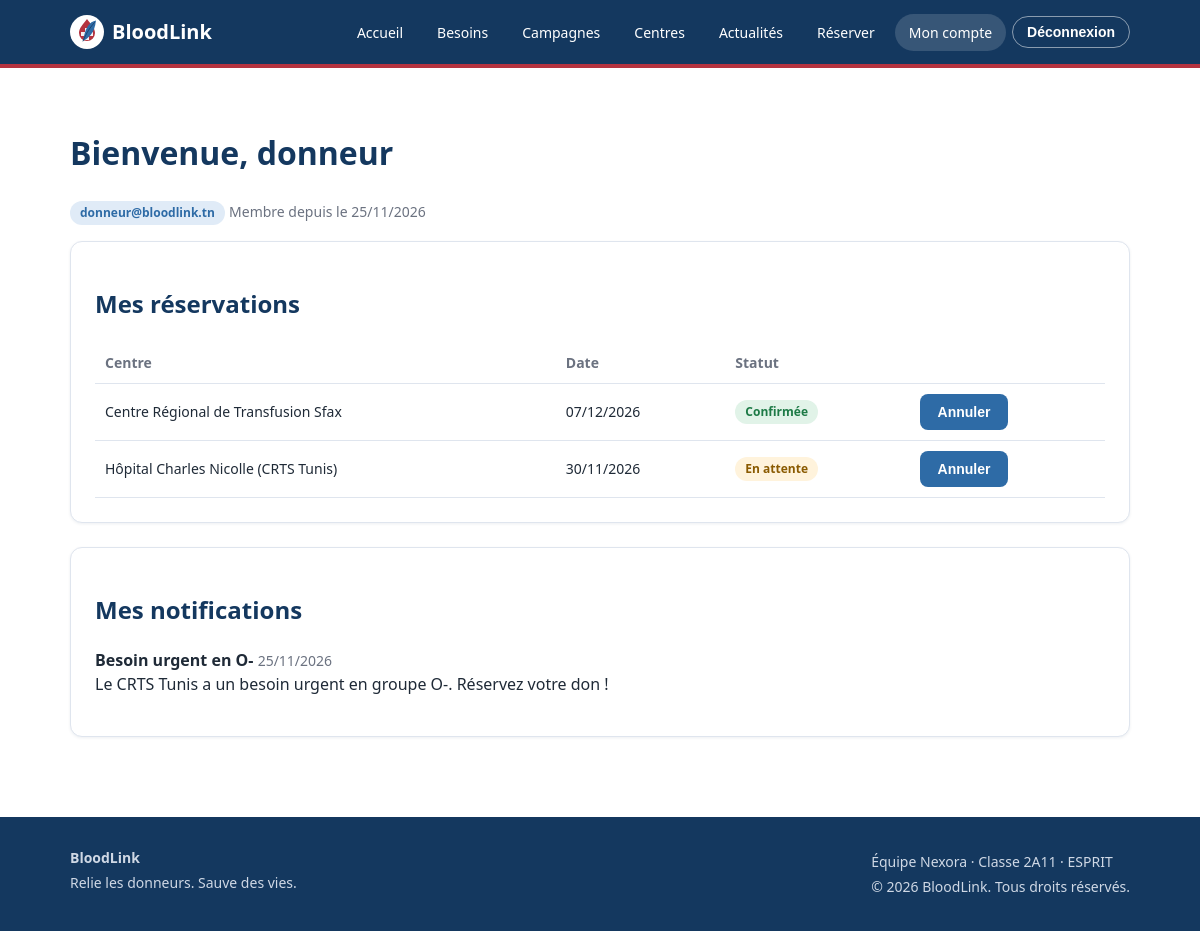
The page /index.php?page=dashboard (signed in) on the database its author committed.
### tables this page shows
CREATE TABLE IF NOT EXISTS users (
    id INT AUTO_INCREMENT PRIMARY KEY,
    username VARCHAR(50) NOT NULL UNIQUE,
    email VARCHAR(150) NOT NULL UNIQUE,
    password VARCHAR(255) NOT NULL,
    role ENUM('user', 'centre', 'admin') NOT NULL DEFAULT 'user',
    centre_id INT NULL,
    created_at TIMESTAMP DEFAULT CURRENT_TIMESTAMP,
    CONSTRAINT fk_users_centre FOREIGN KEY (centre_id) REFERENCES centres(id) ON DELETE SET NULL
);

CREATE TABLE IF NOT EXISTS reservations (
    id INT AUTO_INCREMENT PRIMARY KEY,
    user_id INT NOT NULL,
    centre_id INT NOT NULL,
    donation_date DATE NOT NULL,
    status ENUM('pending','confirmed','refused','cancelled','done') NOT NULL DEFAULT 'pending',
    created_at TIMESTAMP DEFAULT CURRENT_TIMESTAMP,
    CONSTRAINT fk_resa_user FOREIGN KEY (user_id) REFERENCES users(id) ON DELETE CASCADE,
    CONSTRAINT fk_resa_centre FOREIGN KEY (centre_id) REFERENCES centres(id) ON DELETE CASCADE
);

CREATE TABLE IF NOT EXISTS centres (
    id INT AUTO_INCREMENT PRIMARY KEY,
    name VARCHAR(120) NOT NULL UNIQUE,
    address VARCHAR(255) NULL,
    phone VARCHAR(30) NULL,
    status ENUM('pending', 'validated') NOT NULL DEFAULT 'pending',
    gouvernorat_id INT NOT NULL,
    created_at TIMESTAMP DEFAULT CURRENT_TIMESTAMP,
    CONSTRAINT fk_centres_gouvernorat FOREIGN KEY (gouvernorat_id) REFERENCES gouvernorats(id) ON UPDATE CASCADE
);

CREATE TABLE IF NOT EXISTS notifications (
    id INT AUTO_INCREMENT PRIMARY KEY,
    user_id INT NULL,
    title VARCHAR(150) NOT NULL,
    message TEXT NOT NULL,
    created_at TIMESTAMP DEFAULT CURRENT_TIMESTAMP,
    CONSTRAINT fk_notif_user FOREIGN KEY (user_id) REFERENCES users(id) ON DELETE CASCADE
);

### app/Controllers/Controller.php (called while the page is built, shortened)
<?php
abstract class Controller
{
    protected function render(string $view, array $data = [], ?string $scriptsView = null): void
    {
        $content      = $this->capture(__DIR__ . '/../Views/pages/' . $view . '.php', $data);
    }
    private function capture(string $file, array $data): string
    {
        extract($data, EXTR_SKIP);
        require $file;
        return (string) ob_get_clean();
    }
}

### app/Controllers/DashboardController.php (called while the page is built, shortened)
<?php
class DashboardController extends Controller
{
    public function index(): void
    {
        $auth = new AuthController();
        $user = $auth->findById((int) $_SESSION['user_id']);
        $this->render('dashboard', [
            'user' => $user,
            'reservations'  => Reservation::forUser($user->getId()),
            'notifications' => Notification::forUser($user->getId()),
        ]);
    }
}

### public/index.php (called while the page is built, shortened)
<?php
$app = __DIR__ . '/../app';
require_once $app . '/config/Database.php';
require_once $app . '/helpers.php';
foreach (glob($app . '/Models/*.php') as $file) {
    require_once $file;
}
require_once $app . '/Controllers/Controller.php';
$routes = require $app . '/routes.php';
$page   = (string) ($_GET['page'] ?? 'home');
[$class, $method, $access] = $routes[$page];
try {
    (new $class())->$method();
} catch (Throwable $e) {
    error_log($e->getMessage());
    (new ErrorController())->serverError();
}

### app/Controllers/AuthController.php (called while the page is built, shortened)
<?php
class AuthController extends Controller
{
    private ?PDO $db = null;
    private function db(): PDO
    {
        return $this->db ??= Database::getConnexion();
    }
    public function findById(int $id): ?UserModel
    {
        $stmt = $this->db()->prepare('SELECT * FROM users WHERE id = :id LIMIT 1');
        $stmt->execute(['id' => $id]);
        $row = $stmt->fetch();
        return $row ? UserModel::fromArray($row) : null;
    }
}

### app/Models/UserModel.php (called while the page is built, shortened)
<?php
class UserModel
{
    private string $username = '';
    private string $email = '';
    private string $createdAt = '';
    public function getUsername(): string { return $this->username; }
    public function getEmail(): string { return $this->email; }
    public function getCreatedAt(): string { return $this->createdAt; }
    public function setUsername(string $username): void { $this->username = $username; }
    public function setEmail(string $email): void { $this->email = $email; }
    public function setCreatedAt(string $createdAt): void { $this->createdAt = $createdAt; }
    public static function fromArray(array $row): self
    {
        $user = new self();
        $user->setId((int) ($row['id'] ?? 0));
        $user->setUsername((string) ($row['username'] ?? ''));
        $user->setEmail((string) ($row['email'] ?? ''));
        $user->setPassword((string) ($row['password'] ?? ''));
        $user->setRole((string) ($row['role'] ?? 'user'));
        $user->setCreatedAt((string) ($row['created_at'] ?? ''));
        return $user;
    }
}

### app/config/Database.php (called while the page is built)
<?php
class Database
{
    private static ?PDO $pdo = null;
    public static function getConnexion(): PDO
    {
        if (self::$pdo === null) {
            $file = is_file(__DIR__ . '/config.php') ? __DIR__ . '/config.php' : __DIR__ . '/config.example.php';
            $c = require $file;
            try {
                self::$pdo = new PDO(
                    'mysql:host=' . $c['host'] . ';dbname=' . $c['name'] . ';charset=utf8mb4',
                    $c['user'],
                    $c['pass'],
                    [
                        PDO::ATTR_ERRMODE            => PDO::ERRMODE_EXCEPTION,
                        PDO::ATTR_DEFAULT_FETCH_MODE => PDO::FETCH_ASSOC,
                        PDO::ATTR_EMULATE_PREPARES   => false,
                    ]
                );
            } catch (PDOException $e) {
                error_log('DB connection failed: ' . $e->getMessage());
                throw new RuntimeException('Base de données indisponible.', 0, $e);
            }
        }
        return self::$pdo;
    }
}

### app/Models/Model.php (called while the page is built, shortened)
<?php
class Model
{
    public static function all(string $sql, array $params = []): array
    {
        $stmt = Database::getConnexion()->prepare($sql);
        $stmt->execute($params);
        return $stmt->fetchAll();
    }
}

### app/Models/Reservation.php (called while the page is built, shortened)
<?php
class Reservation extends Model
{
    public static function forUser(int $userId): array
    {
        return self::all(
            'SELECT r.*, c.name AS centre FROM reservations r JOIN centres c ON c.id = r.centre_id
             WHERE r.user_id = :u ORDER BY r.donation_date DESC',
            ['u' => $userId]
        );
    }
}

### app/Models/Notification.php (called while the page is built)
<?php
class Notification extends Model
{
    public static function forUser(int $userId, int $limit = 10): array
    {
        return self::all('SELECT * FROM notifications WHERE user_id IS NULL OR user_id = :u ORDER BY created_at DESC, id DESC LIMIT ' . (int) $limit,
            ['u' => $userId]);
    }
}

### app/Views/pages/dashboard.php (the view, shortened to what this page needs)
<div class="wrap section">
    <h1>Bienvenue, <?= e($user->getUsername()) ?></h1>
    <p><span class="badge badge-user"><?= e($user->getEmail()) ?></span> <span class="muted">Membre depuis le <?= dateFr($user->getCreatedAt()) ?></span></p>
    <div class="card">
        <h2>Mes réservations</h2>
        <?php if (!$reservations): ?>
            <p>Aucune réservation. <a href="index.php?page=reserve">Réserver un don</a></p>
        <?php else: ?>
        <table>
            <thead><tr><th>Centre</th><th>Date</th><th>Statut</th><th></th></tr></thead>
            <tbody>
            <?php foreach ($reservations as $r): ?>
                <tr><td><?= e($r['centre']) ?></td><td><?= dateFr($r['donation_date']) ?></td><td><?= badge('reservation', $r['status']) ?></td>
                    <td><?php if (in_array($r['status'], ['pending', 'confirmed'], true)): ?>
                        <form class="inline-form" method="POST" action="index.php?page=reserve-cancel" data-confirm="Annuler cette réservation ?">
                            <button class="btn btn-secondary" type="submit">Annuler</button>
                        </form>
                    <?php endif; ?></td></tr>
            <?php endforeach; ?>
            </tbody>
        </table>
        <?php endif; ?>
    </div>
    <div class="card">
        <h2>Mes notifications</h2>
        <?php foreach ($notifications as $n): ?>
            <p><strong><?= e($n['title']) ?></strong> <span class="muted"><?= dateFr($n['created_at']) ?></span><br><?= e($n['message']) ?></p>
        <?php endforeach; ?>
    </div>
</div>

### app/helpers.php (shortened to what this page needs)
<?php
function e(mixed $value): string
{
    return htmlspecialchars((string) $value, ENT_QUOTES, 'UTF-8');
}
function labels(): array
{
    return [
        'reservation' => ['pending' => 'En attente', 'confirmed' => 'Confirmée', 'refused' => 'Refusée', 'cancelled' => 'Annulée', 'done' => 'Effectuée'],
        'urgency'     => ['low' => 'Faible', 'medium' => 'Moyen', 'urgent' => 'Urgent'],
        'centre'      => ['pending' => 'En attente', 'validated' => 'Validé'],
        'contract'    => ['pending' => 'En attente', 'active' => 'Actif', 'expired' => 'Expiré'],
        'comment'     => ['visible' => 'Visible', 'hidden' => 'Masqué'],
    ];
}
function badge(string $group, ?string $value): string
{
    $text = labels()[$group][$value] ?? (string) $value;
    return '<span class="badge badge-' . e($value) . '">' . e($text) . '</span>';
}
function dateFr(?string $date): string
{
    return $date ? date('d/m/Y', strtotime($date)) : '';
}

### public/assets/css/style.css (style rules this page uses)
:root { --navy: #14385F; --red: #B5333F; --blue: #2E6BA6; --grey: #F3F6FA; --text: #1f2a37; --muted: #6b7280; --border: #dfe5ee; --radius: 12px; }
* { box-sizing: border-box; }
body { margin: 0; font-family: 'Segoe UI', Roboto, Arial, sans-serif; color: var(--text); background: #fff; line-height: 1.5; }
.wrap { max-width: 1100px; margin: 0 auto; padding: 0 20px; }
.section { padding: 40px 20px; }
.muted { color: var(--muted); font-size: 14px; }
.inline-form { margin: 0; }
.btn { display: inline-block; border: 0; border-radius: 8px; padding: 10px 18px; font-size: 14px; font-weight: 600; cursor: pointer; text-decoration: none; }
.btn-secondary { background: var(--blue); color: #fff; }
.card { background: #fff; border: 1px solid var(--border); border-radius: var(--radius); padding: 24px; box-shadow: 0 1px 3px rgba(20,56,95,.08); }
h2 { color: var(--navy); }
table { width: 100%; border-collapse: collapse; margin-top: 16px; }
th, td { text-align: left; padding: 10px; border-bottom: 1px solid var(--border); font-size: 14px; }
th { color: var(--muted); }
.badge { display: inline-block; padding: 3px 10px; border-radius: 12px; font-size: 12px; font-weight: 600; }
.badge-user { background: #e0ebf7; color: var(--blue); }
.badge-medium,.badge-pending { background:#fff3dc;color:#8a5a00 }
.badge-low,.badge-validated,.badge-confirmed,.badge-active,.badge-done,.badge-visible { background:#e1f3e8;color:#1d7a46 }
.card + .card { margin-top: 24px; }
.section h1 { color: var(--navy); }

### rows shown on the page
users: username "donneur", email "donneur@bloodlink.tn", created_at "25/11/2026"
reservations: centre.name "Centre Régional de Transfusion Sfax", donation_date "07/12/2026", status "Confirmée"
reservations: centre.name "Hôpital Charles Nicolle (CRTS Tunis)", donation_date "30/11/2026", status "En attente"
notifications: title "Besoin urgent en O-", created_at "25/11/2026", message "Le CRTS Tunis a un besoin urgent en groupe O-. Réservez votre don !"
